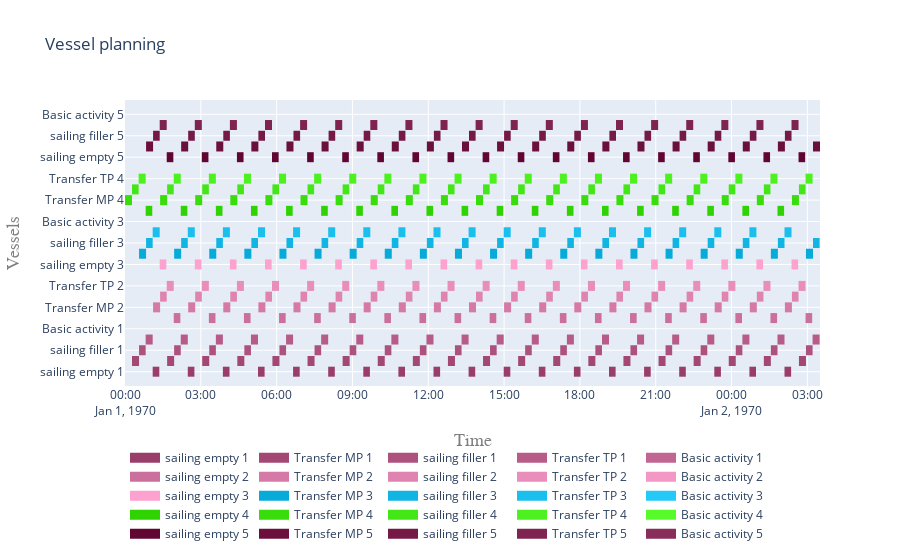

Source (notebook cell):
### Code cell
acts = []
for p in processes:
    acts.extend(p.sub_processes[0].sub_processes)
    
display(plot.vessel_planning(acts))
# display(plot.vessel_planning([*vessels, from_site, to_site]))
fig = plot.get_step_chart([from_site, *vessels, to_site])
